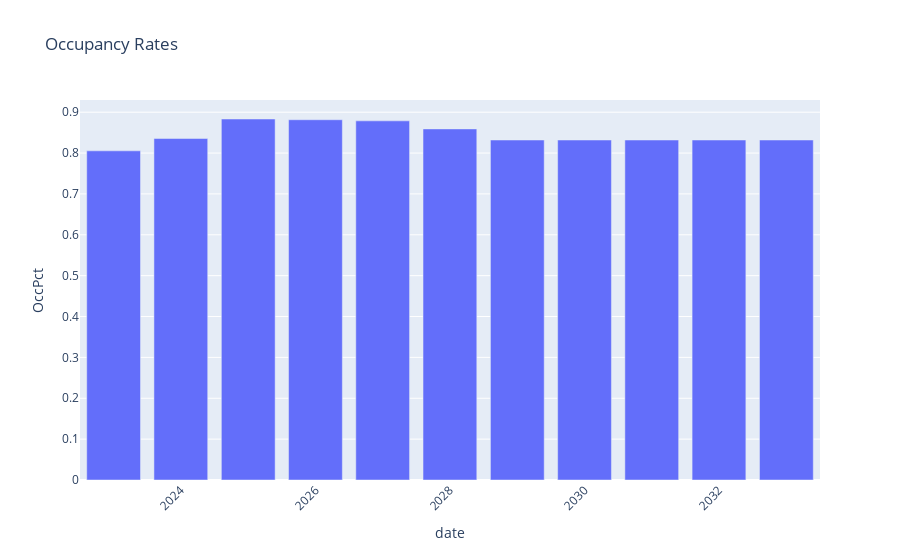
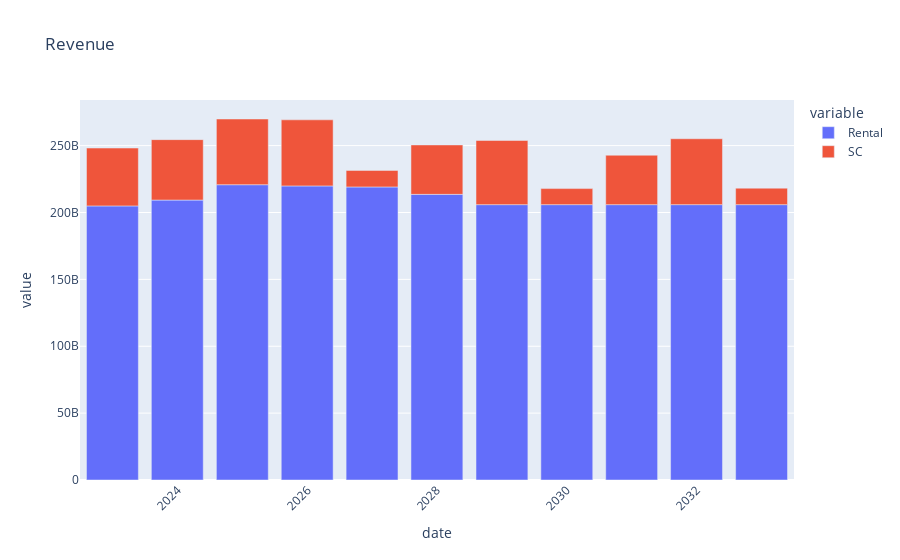
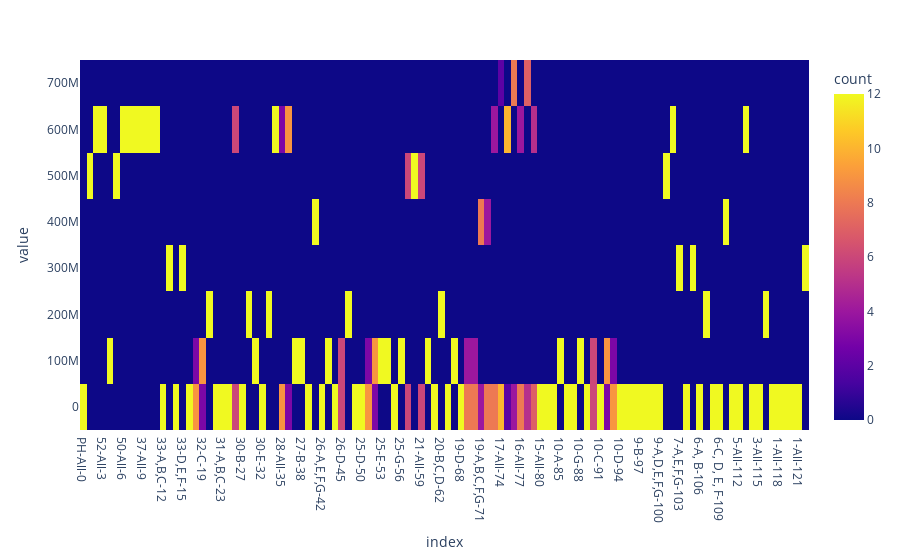
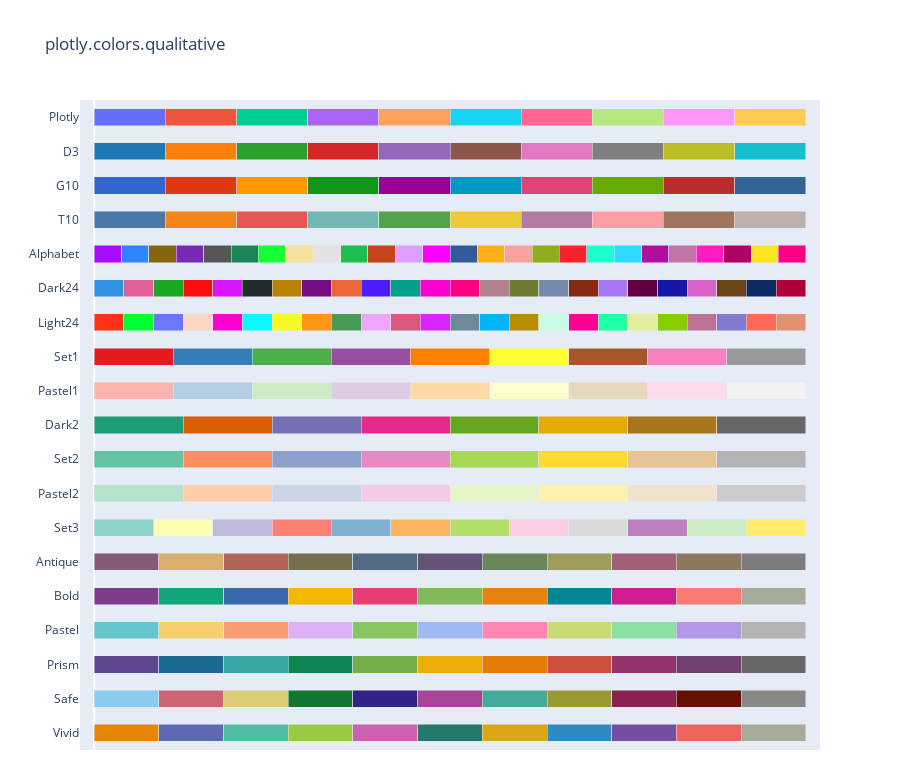

Here is the notebook cell these charts were saved with, in order:
### Code cell
# df_sum.to_excel('test1.xlsx')


fig = px.bar(
    df_sum,
    x = 'date',
    y = 'OccPct',
    title = "Occupancy Rates",
)
fig.update_layout(xaxis_tickangle = -45)
fig.show()

fig = px.bar(
    df_sum,
    x = 'date',
    y = ["Rental", "SC"],
    title = "Revenue",
    labels = {'Rental':'Rp'},
)
fig.update_layout(xaxis_tickangle = -45)
fig.show()

format_mapping = {
    "Rental": "Rp {:,.2f}",
    "SC": "Rp {:,.2f}",
    "Total": "Rp {:,.2f}",
    "Occ": "{:,.2f} m2",
    "OccPct": "{:,.2%}",
}

# print dataframe
df_sum_styled = df_sum.style.format(format_mapping)
df_sum_styled

# Heatmap chart
df = df_report_rental_charge.loc['2023']
df = df.drop(['sum'], axis = 1)
df = df.T
fig2 = px.density_heatmap(df)
fig2.show()

fig3 = px.colors.qualitative.swatches()
fig3.show()

### Figure 1 — Plotly figure (JSON) as saved in the notebook; plotly's stock layout.template omitted (floating-point values rounded to 4 significant figures)
{"data": [{"alignmentgroup": "True", "hovertemplate": "date=%{x}<br>OccPct=%{y}<extra></extra>", "legendgroup": "", "marker": {"color": "#636efa", "pattern": {"shape": ""}}, "name": "", "offsetgroup": "", "orientation": "v", "showlegend": false, "textposition": "auto", "type": "bar", "x": ["2022-12-31T00:00:00", "2023-12-31T00:00:00", "2024-12-31T00:00:00", "2025-12-31T00:00:00", "2026-12-31T00:00:00", "2027-12-31T00:00:00", "2028-12-31T00:00:00", "2029-12-31T00:00:00", "2030-12-31T00:00:00", "2031-12-31T00:00:00", "2032-12-31T00:00:00"], "xaxis": "x", "y": [0.8054, 0.8356, 0.8833, 0.8815, 0.8788, 0.8591, 0.8319, 0.8319, 0.8319, 0.8319, 0.8319], "yaxis": "y"}], "layout": {"barmode": "relative", "legend": {"tracegroupgap": 0}, "title": {"text": "Occupancy Rates"}, "xaxis": {"anchor": "y", "domain": [0, 1], "tickangle": -45, "title": {"text": "date"}}, "yaxis": {"anchor": "x", "domain": [0, 1], "title": {"text": "OccPct"}}}}

### Figure 2 — Plotly figure (JSON) as saved in the notebook; plotly's stock layout.template omitted (floating-point values rounded to 4 significant figures)
{"data": [{"alignmentgroup": "True", "hovertemplate": "variable=Rental<br>date=%{x}<br>value=%{y}<extra></extra>", "legendgroup": "Rental", "marker": {"color": "#636efa", "pattern": {"shape": ""}}, "name": "Rental", "offsetgroup": "Rental", "orientation": "v", "showlegend": true, "textposition": "auto", "type": "bar", "x": ["2022-12-31T00:00:00", "2023-12-31T00:00:00", "2024-12-31T00:00:00", "2025-12-31T00:00:00", "2026-12-31T00:00:00", "2027-12-31T00:00:00", "2028-12-31T00:00:00", "2029-12-31T00:00:00", "2030-12-31T00:00:00", "2031-12-31T00:00:00", "2032-12-31T00:00:00"], "xaxis": "x", "y": [204900000000.0, 209300000000.0, 220800000000.0, 219900000000.0, 219100000000.0, 213600000000.0, 205900000000.0, 205900000000.0, 205900000000.0, 205900000000.0, 205900000000.0], "yaxis": "y"}, {"alignmentgroup": "True", "hovertemplate": "variable=SC<br>date=%{x}<br>value=%{y}<extra></extra>", "legendgroup": "SC", "marker": {"color": "#EF553B", "pattern": {"shape": ""}}, "name": "SC", "offsetgroup": "SC", "orientation": "v", "showlegend": true, "textposition": "auto", "type": "bar", "x": ["2022-12-31T00:00:00", "2023-12-31T00:00:00", "2024-12-31T00:00:00", "2025-12-31T00:00:00", "2026-12-31T00:00:00", "2027-12-31T00:00:00", "2028-12-31T00:00:00", "2029-12-31T00:00:00", "2030-12-31T00:00:00", "2031-12-31T00:00:00", "2032-12-31T00:00:00"], "xaxis": "x", "y": [43250000000.0, 45180000000.0, 49120000000.0, 49390000000.0, 12350000000.0, 36960000000.0, 47970000000.0, 11990000000.0, 36940000000.0, 49260000000.0, 12310000000.0], "yaxis": "y"}], "layout": {"barmode": "relative", "legend": {"title": {"text": "variable"}, "tracegroupgap": 0}, "title": {"text": "Revenue"}, "xaxis": {"anchor": "y", "domain": [0, 1], "tickangle": -45, "title": {"text": "date"}}, "yaxis": {"anchor": "x", "domain": [0, 1], "title": {"text": "value"}}}}

### Figure 3 — Plotly figure (JSON) as saved in the notebook; plotly's stock layout.template omitted (floating-point values rounded to 4 significant figures; data arrays with more than 128 entries replaced by an {"elided": "..."} marker saying what was removed)
{"data": [{"coloraxis": "coloraxis", "hovertemplate": "index=%{x}<br>value=%{y}<br>count=%{z}<extra></extra>", "name": "", "type": "histogram2d", "x": {"elided": "1320 str values"}, "xaxis": "x", "xbingroup": "x", "y": {"elided": "1320 float values"}, "yaxis": "y", "ybingroup": "y"}], "layout": {"coloraxis": {"colorbar": {"title": {"text": "count"}}, "colorscale": [[0, "#0d0887"], [0.1111, "#46039f"], [0.2222, "#7201a8"], [0.3333, "#9c179e"], [0.4444, "#bd3786"], [0.5556, "#d8576b"], [0.6667, "#ed7953"], [0.7778, "#fb9f3a"], [0.8889, "#fdca26"], [1, "#f0f921"]]}, "legend": {"tracegroupgap": 0}, "margin": {"t": 60}, "xaxis": {"anchor": "y", "domain": [0, 1], "title": {"text": "index"}}, "yaxis": {"anchor": "x", "domain": [0, 1], "title": {"text": "value"}}}}

### Figure 4 — Plotly figure (JSON) as saved in the notebook; plotly's stock layout.template omitted (floating-point values rounded to 4 significant figures)
{"data": [{"customdata": [0, 1, 2, 3, 4, 5, 6, 7, 8, 9, 10], "hovertemplate": "%{y}[%{customdata}] = %{marker.color}<extra></extra>", "marker": {"color": ["rgb(229, 134, 6)", "rgb(93, 105, 177)", "rgb(82, 188, 163)", "rgb(153, 201, 69)", "rgb(204, 97, 176)", "rgb(36, 121, 108)", "rgb(218, 165, 27)", "rgb(47, 138, 196)", "rgb(118, 78, 159)", "rgb(237, 100, 90)", "rgb(165, 170, 153)"]}, "orientation": "h", "type": "bar", "x": [1, 1, 1, 1, 1, 1, 1, 1, 1, 1, 1], "y": ["Vivid", "Vivid", "Vivid", "Vivid", "Vivid", "Vivid", "Vivid", "Vivid", "Vivid", "Vivid", "Vivid"]}, {"customdata": [0, 1, 2, 3, 4, 5, 6, 7, 8, 9, 10], "hovertemplate": "%{y}[%{customdata}] = %{marker.color}<extra></extra>", "marker": {"color": ["rgb(136, 204, 238)", "rgb(204, 102, 119)", "rgb(221, 204, 119)", "rgb(17, 119, 51)", "rgb(51, 34, 136)", "rgb(170, 68, 153)", "rgb(68, 170, 153)", "rgb(153, 153, 51)", "rgb(136, 34, 85)", "rgb(102, 17, 0)", "rgb(136, 136, 136)"]}, "orientation": "h", "type": "bar", "x": [1, 1, 1, 1, 1, 1, 1, 1, 1, 1, 1], "y": ["Safe", "Safe", "Safe", "Safe", "Safe", "Safe", "Safe", "Safe", "Safe", "Safe", "Safe"]}, {"customdata": [0, 1, 2, 3, 4, 5, 6, 7, 8, 9, 10], "hovertemplate": "%{y}[%{customdata}] = %{marker.color}<extra></extra>", "marker": {"color": ["rgb(95, 70, 144)", "rgb(29, 105, 150)", "rgb(56, 166, 165)", "rgb(15, 133, 84)", "rgb(115, 175, 72)", "rgb(237, 173, 8)", "rgb(225, 124, 5)", "rgb(204, 80, 62)", "rgb(148, 52, 110)", "rgb(111, 64, 112)", "rgb(102, 102, 102)"]}, "orientation": "h", "type": "bar", "x": [1, 1, 1, 1, 1, 1, 1, 1, 1, 1, 1], "y": ["Prism", "Prism", "Prism", "Prism", "Prism", "Prism", "Prism", "Prism", "Prism", "Prism", "Prism"]}, {"customdata": [0, 1, 2, 3, 4, 5, 6, 7, 8, 9, 10], "hovertemplate": "%{y}[%{customdata}] = %{marker.color}<extra></extra>", "marker": {"color": ["rgb(102, 197, 204)", "rgb(246, 207, 113)", "rgb(248, 156, 116)", "rgb(220, 176, 242)", "rgb(135, 197, 95)", "rgb(158, 185, 243)", "rgb(254, 136, 177)", "rgb(201, 219, 116)", "rgb(139, 224, 164)", "rgb(180, 151, 231)", "rgb(179, 179, 179)"]}, "orientation": "h", "type": "bar", "x": [1, 1, 1, 1, 1, 1, 1, 1, 1, 1, 1], "y": ["Pastel", "Pastel", "Pastel", "Pastel", "Pastel", "Pastel", "Pastel", "Pastel", "Pastel", "Pastel", "Pastel"]}, {"customdata": [0, 1, 2, 3, 4, 5, 6, 7, 8, 9, 10], "hovertemplate": "%{y}[%{customdata}] = %{marker.color}<extra></extra>", "marker": {"color": ["rgb(127, 60, 141)", "rgb(17, 165, 121)", "rgb(57, 105, 172)", "rgb(242, 183, 1)", "rgb(231, 63, 116)", "rgb(128, 186, 90)", "rgb(230, 131, 16)", "rgb(0, 134, 149)", "rgb(207, 28, 144)", "rgb(249, 123, 114)", "rgb(165, 170, 153)"]}, "orientation": "h", "type": "bar", "x": [1, 1, 1, 1, 1, 1, 1, 1, 1, 1, 1], "y": ["Bold", "Bold", "Bold", "Bold", "Bold", "Bold", "Bold", "Bold", "Bold", "Bold", "Bold"]}, {"customdata": [0, 1, 2, 3, 4, 5, 6, 7, 8, 9, 10], "hovertemplate": "%{y}[%{customdata}] = %{marker.color}<extra></extra>", "marker": {"color": ["rgb(133, 92, 117)", "rgb(217, 175, 107)", "rgb(175, 100, 88)", "rgb(115, 111, 76)", "rgb(82, 106, 131)", "rgb(98, 83, 119)", "rgb(104, 133, 92)", "rgb(156, 156, 94)", "rgb(160, 97, 119)", "rgb(140, 120, 93)", "rgb(124, 124, 124)"]}, "orientation": "h", "type": "bar", "x": [1, 1, 1, 1, 1, 1, 1, 1, 1, 1, 1], "y": ["Antique", "Antique", "Antique", "Antique", "Antique", "Antique", "Antique", "Antique", "Antique", "Antique", "Antique"]}, {"customdata": [0, 1, 2, 3, 4, 5, 6, 7, 8, 9, 10, 11], "hovertemplate": "%{y}[%{customdata}] = %{marker.color}<extra></extra>", "marker": {"color": ["rgb(141,211,199)", "rgb(255,255,179)", "rgb(190,186,218)", "rgb(251,128,114)", "rgb(128,177,211)", "rgb(253,180,98)", "rgb(179,222,105)", "rgb(252,205,229)", "rgb(217,217,217)", "rgb(188,128,189)", "rgb(204,235,197)", "rgb(255,237,111)"]}, "orientation": "h", "type": "bar", "x": [1, 1, 1, 1, 1, 1, 1, 1, 1, 1, 1, 1], "y": ["Set3", "Set3", "Set3", "Set3", "Set3", "Set3", "Set3", "Set3", "Set3", "Set3", "Set3", "Set3"]}, {"customdata": [0, 1, 2, 3, 4, 5, 6, 7], "hovertemplate": "%{y}[%{customdata}] = %{marker.color}<extra></extra>", "marker": {"color": ["rgb(179,226,205)", "rgb(253,205,172)", "rgb(203,213,232)", "rgb(244,202,228)", "rgb(230,245,201)", "rgb(255,242,174)", "rgb(241,226,204)", "rgb(204,204,204)"]}, "orientation": "h", "type": "bar", "x": [1, 1, 1, 1, 1, 1, 1, 1], "y": ["Pastel2", "Pastel2", "Pastel2", "Pastel2", "Pastel2", "Pastel2", "Pastel2", "Pastel2"]}, {"customdata": [0, 1, 2, 3, 4, 5, 6, 7], "hovertemplate": "%{y}[%{customdata}] = %{marker.color}<extra></extra>", "marker": {"color": ["rgb(102,194,165)", "rgb(252,141,98)", "rgb(141,160,203)", "rgb(231,138,195)", "rgb(166,216,84)", "rgb(255,217,47)", "rgb(229,196,148)", "rgb(179,179,179)"]}, "orientation": "h", "type": "bar", "x": [1, 1, 1, 1, 1, 1, 1, 1], "y": ["Set2", "Set2", "Set2", "Set2", "Set2", "Set2", "Set2", "Set2"]}, {"customdata": [0, 1, 2, 3, 4, 5, 6, 7], "hovertemplate": "%{y}[%{customdata}] = %{marker.color}<extra></extra>", "marker": {"color": ["rgb(27,158,119)", "rgb(217,95,2)", "rgb(117,112,179)", "rgb(231,41,138)", "rgb(102,166,30)", "rgb(230,171,2)", "rgb(166,118,29)", "rgb(102,102,102)"]}, "orientation": "h", "type": "bar", "x": [1, 1, 1, 1, 1, 1, 1, 1], "y": ["Dark2", "Dark2", "Dark2", "Dark2", "Dark2", "Dark2", "Dark2", "Dark2"]}, {"customdata": [0, 1, 2, 3, 4, 5, 6, 7, 8], "hovertemplate": "%{y}[%{customdata}] = %{marker.color}<extra></extra>", "marker": {"color": ["rgb(251,180,174)", "rgb(179,205,227)", "rgb(204,235,197)", "rgb(222,203,228)", "rgb(254,217,166)", "rgb(255,255,204)", "rgb(229,216,189)", "rgb(253,218,236)", "rgb(242,242,242)"]}, "orientation": "h", "type": "bar", "x": [1, 1, 1, 1, 1, 1, 1, 1, 1], "y": ["Pastel1", "Pastel1", "Pastel1", "Pastel1", "Pastel1", "Pastel1", "Pastel1", "Pastel1", "Pastel1"]}, {"customdata": [0, 1, 2, 3, 4, 5, 6, 7, 8], "hovertemplate": "%{y}[%{customdata}] = %{marker.color}<extra></extra>", "marker": {"color": ["rgb(228,26,28)", "rgb(55,126,184)", "rgb(77,175,74)", "rgb(152,78,163)", "rgb(255,127,0)", "rgb(255,255,51)", "rgb(166,86,40)", "rgb(247,129,191)", "rgb(153,153,153)"]}, "orientation": "h", "type": "bar", "x": [1, 1, 1, 1, 1, 1, 1, 1, 1], "y": ["Set1", "Set1", "Set1", "Set1", "Set1", "Set1", "Set1", "Set1", "Set1"]}, {"customdata": [0, 1, 2, 3, 4, 5, 6, 7, 8, 9, 10, 11, 12, 13, 14, 15, 16, 17, 18, 19, 20, 21, 22, 23], "hovertemplate": "%{y}[%{customdata}] = %{marker.color}<extra></extra>", "marker": {"color": ["#FD3216", "#00FE35", "#6A76FC", "#FED4C4", "#FE00CE", "#0DF9FF", "#F6F926", "#FF9616", "#479B55", "#EEA6FB", "#DC587D", "#D626FF", "#6E899C", "#00B5F7", "#B68E00", "#C9FBE5", "#FF0092", "#22FFA7", "#E3EE9E", "#86CE00", "#BC7196", "#7E7DCD", "#FC6955", "#E48F72"]}, "orientation": "h", "type": "bar", "x": [1, 1, 1, 1, 1, 1, 1, 1, 1, 1, 1, 1, 1, 1, 1, 1, 1, 1, 1, 1, 1, 1, 1, 1], "y": ["Light24", "Light24", "Light24", "Light24", "Light24", "Light24", "Light24", "Light24", "Light24", "Light24", "Light24", "Light24", "Light24", "Light24", "Light24", "Light24", "Light24", "Light24", "Light24", "Light24", "Light24", "Light24", "Light24", "Light24"]}, {"customdata": [0, 1, 2, 3, 4, 5, 6, 7, 8, 9, 10, 11, 12, 13, 14, 15, 16, 17, 18, 19, 20, 21, 22, 23], "hovertemplate": "%{y}[%{customdata}] = %{marker.color}<extra></extra>", "marker": {"color": ["#2E91E5", "#E15F99", "#1CA71C", "#FB0D0D", "#DA16FF", "#222A2A", "#B68100", "#750D86", "#EB663B", "#511CFB", "#00A08B", "#FB00D1", "#FC0080", "#B2828D", "#6C7C32", "#778AAE", "#862A16", "#A777F1", "#620042", "#1616A7", "#DA60CA", "#6C4516", "#0D2A63", "#AF0038"]}, "orientation": "h", "type": "bar", "x": [1, 1, 1, 1, 1, 1, 1, 1, 1, 1, 1, 1, 1, 1, 1, 1, 1, 1, 1, 1, 1, 1, 1, 1], "y": ["Dark24", "Dark24", "Dark24", "Dark24", "Dark24", "Dark24", "Dark24", "Dark24", "Dark24", "Dark24", "Dark24", "Dark24", "Dark24", "Dark24", "Dark24", "Dark24", "Dark24", "Dark24", "Dark24", "Dark24", "Dark24", "Dark24", "Dark24", "Dark24"]}, {"customdata": [0, 1, 2, 3, 4, 5, 6, 7, 8, 9, 10, 11, 12, 13, 14, 15, 16, 17, 18, 19, 20, 21, 22, 23, 24, 25], "hovertemplate": "%{y}[%{customdata}] = %{marker.color}<extra></extra>", "marker": {"color": ["#AA0DFE", "#3283FE", "#85660D", "#782AB6", "#565656", "#1C8356", "#16FF32", "#F7E1A0", "#E2E2E2", "#1CBE4F", "#C4451C", "#DEA0FD", "#FE00FA", "#325A9B", "#FEAF16", "#F8A19F", "#90AD1C", "#F6222E", "#1CFFCE", "#2ED9FF", "#B10DA1", "#C075A6", "#FC1CBF", "#B00068", "#FBE426", "#FA0087"]}, "orientation": "h", "type": "bar", "x": [1, 1, 1, 1, 1, 1, 1, 1, 1, 1, 1, 1, 1, 1, 1, 1, 1, 1, 1, 1, 1, 1, 1, 1, 1, 1], "y": ["Alphabet", "Alphabet", "Alphabet", "Alphabet", "Alphabet", "Alphabet", "Alphabet", "Alphabet", "Alphabet", "Alphabet", "Alphabet", "Alphabet", "Alphabet", "Alphabet", "Alphabet", "Alphabet", "Alphabet", "Alphabet", "Alphabet", "Alphabet", "Alphabet", "Alphabet", "Alphabet", "Alphabet", "Alphabet", "Alphabet"]}, {"customdata": [0, 1, 2, 3, 4, 5, 6, 7, 8, 9], "hovertemplate": "%{y}[%{customdata}] = %{marker.color}<extra></extra>", "marker": {"color": ["#4C78A8", "#F58518", "#E45756", "#72B7B2", "#54A24B", "#EECA3B", "#B279A2", "#FF9DA6", "#9D755D", "#BAB0AC"]}, "orientation": "h", "type": "bar", "x": [1, 1, 1, 1, 1, 1, 1, 1, 1, 1], "y": ["T10", "T10", "T10", "T10", "T10", "T10", "T10", "T10", "T10", "T10"]}, {"customdata": [0, 1, 2, 3, 4, 5, 6, 7, 8, 9], "hovertemplate": "%{y}[%{customdata}] = %{marker.color}<extra></extra>", "marker": {"color": ["#3366CC", "#DC3912", "#FF9900", "#109618", "#990099", "#0099C6", "#DD4477", "#66AA00", "#B82E2E", "#316395"]}, "orientation": "h", "type": "bar", "x": [1, 1, 1, 1, 1, 1, 1, 1, 1, 1], "y": ["G10", "G10", "G10", "G10", "G10", "G10", "G10", "G10", "G10", "G10"]}, {"customdata": [0, 1, 2, 3, 4, 5, 6, 7, 8, 9], "hovertemplate": "%{y}[%{customdata}] = %{marker.color}<extra></extra>", "marker": {"color": ["#1F77B4", "#FF7F0E", "#2CA02C", "#D62728", "#9467BD", "#8C564B", "#E377C2", "#7F7F7F", "#BCBD22", "#17BECF"]}, "orientation": "h", "type": "bar", "x": [1, 1, 1, 1, 1, 1, 1, 1, 1, 1], "y": ["D3", "D3", "D3", "D3", "D3", "D3", "D3", "D3", "D3", "D3"]}, {"customdata": [0, 1, 2, 3, 4, 5, 6, 7, 8, 9], "hovertemplate": "%{y}[%{customdata}] = %{marker.color}<extra></extra>", "marker": {"color": ["#636EFA", "#EF553B", "#00CC96", "#AB63FA", "#FFA15A", "#19D3F3", "#FF6692", "#B6E880", "#FF97FF", "#FECB52"]}, "orientation": "h", "type": "bar", "x": [1, 1, 1, 1, 1, 1, 1, 1, 1, 1], "y": ["Plotly", "Plotly", "Plotly", "Plotly", "Plotly", "Plotly", "Plotly", "Plotly", "Plotly", "Plotly"]}], "layout": {"bargap": 0.5, "barmode": "stack", "barnorm": "fraction", "height": 760, "margin": {"b": 10}, "showlegend": false, "title": {"text": "plotly.colors.qualitative"}, "xaxis": {"range": [-0.02, 1.02], "showgrid": false, "showticklabels": false}}}
